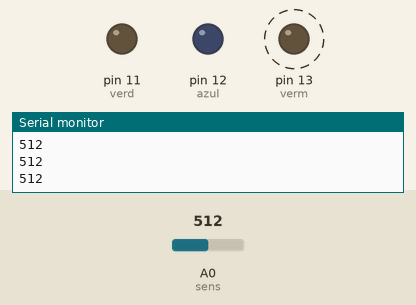
Simulated run of this sketch. Board: Arduino Uno, built with avr-gcc and run on an emulated ATmega328P. On the bench: output pins drawn as LEDs (lit = HIGH), the last lines printed to the serial monitor. Dashed ring = blinking. The inputs (shaded band) are chosen by the test bench; at power-on: A0 (sens) = 512.

Above: at 1.4 s.
1.5 s: A0 (sens) set to 481
At 2.8 s:
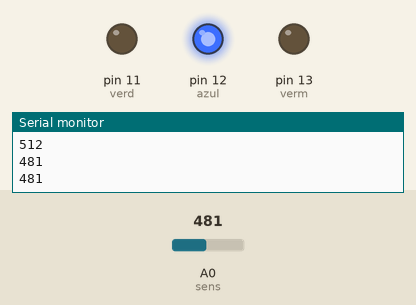
3.8 s: A0 (sens) set to 387
5.5 s: A0 (sens) set to 371
At 6.7 s:
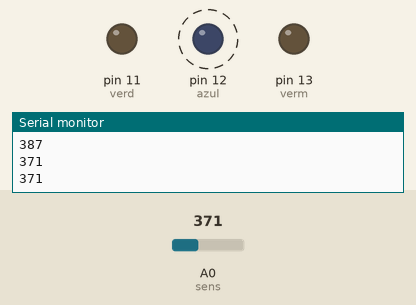
8.7 s: A0 (sens) set to 315
11.9 s: A0 (sens) set to 298
At 13.4 s:
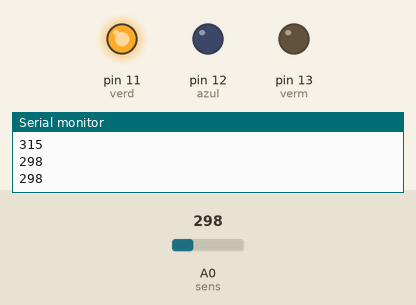
14.4 s: A0 (sens) set to 316
At 15.3 s:
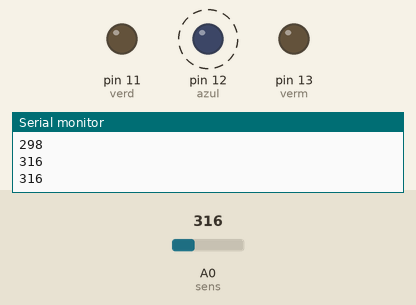
Timing chart, 0 to 18.6 s (numbered marks = the images above; inputs shaded):
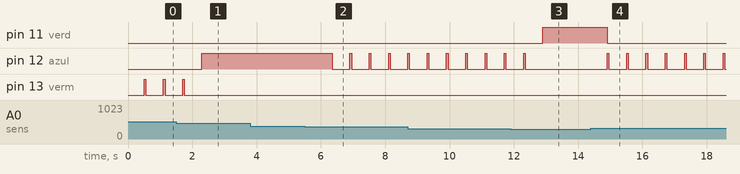

The sketch:

sketch_dec02a.ino
```cpp
int verd = 11;
int azul = 12;
int verm = 13;
int sens = A0;
int gas = 0;

void setup()
{
  Serial.begin(9600);
  pinMode(verd, OUTPUT);
  pinMode(azul, OUTPUT);
  pinMode(verm, OUTPUT);
}

void loop()
{
  gas=analogRead(sens);
  Serial.println(gas);
  delay(500);

  if (gas >= 610) {
    digitalWrite(verd, LOW);
    digitalWrite(azul, LOW);
    digitalWrite(verm, HIGH);
  }
  else if(gas >= 490) {
    digitalWrite(verd, LOW);
    digitalWrite(azul, LOW);
    digitalWrite(verm, HIGH);
    delay(50);
    digitalWrite(verm, LOW);
    delay(50);
  }
  else if(gas >= 380) {
    digitalWrite(verd, LOW);
    digitalWrite(verm, LOW);
    digitalWrite(azul, HIGH);
  }
  else if(gas >= 307) {
    digitalWrite(verd, LOW);
    digitalWrite(verm, LOW);
    digitalWrite(azul, HIGH);
    delay(50);
    digitalWrite(azul, LOW);
    delay(50);
  }
  else if(gas <= 306) {
    digitalWrite(verd, HIGH);
    digitalWrite(azul, LOW);
    digitalWrite(verm, LOW);
  }
}
```

Measured:
- the behaviour switches between 490 and 489 on A0 (sens) (found by bisection; images 0 and 1)
- the behaviour switches between 380 and 379 on A0 (sens) (found by bisection; images 1 and 2)
- the behaviour switches between 307 and 306 on A0 (sens) (found by bisection; images 2 and 3)
- after the input at 1.5 s, pin 12 (azul): LOW → HIGH after 0.80 s; pin 13 (verm): goes on until 1.8 s, then stays LOW
- after the input at 5.5 s, pin 12 (azul): alternates HIGH for 0.05 s and LOW for 0.55 s, starting after 0.85 s
- after the input at 11.9 s, pin 11 (verd): LOW → HIGH after 1.0 s; pin 12 (azul): goes on until 12.4 s, then stays LOW
- after the input at 14.4 s, pin 11 (verd): HIGH → LOW after 0.51 s; pin 12 (azul): alternates HIGH for 0.05 s and LOW for 0.55 s, starting after 0.51 s
- by itself, pin 13 (verm): alternates HIGH for 0.05 s and LOW for 0.55 s
